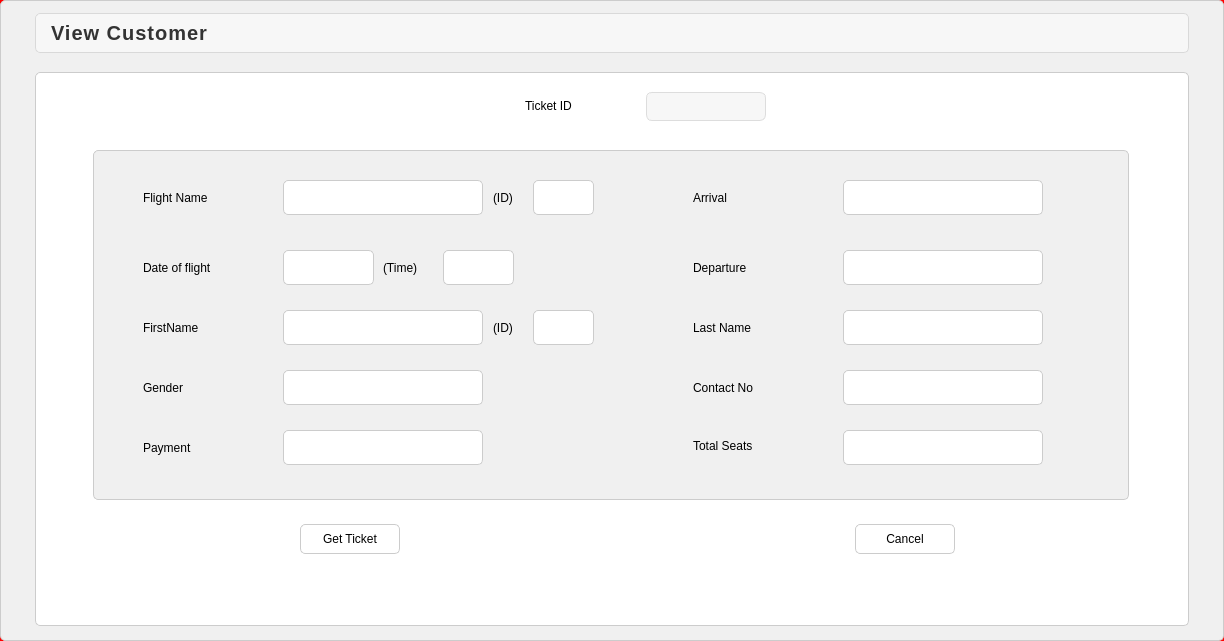
<?xml version="1.0" encoding="UTF-8"?>
<ui version="4.0">
 <class>ViewTicket</class>
 <widget class="QWidget" name="ViewTicket">
  <property name="geometry">
   <rect>
    <x>0</x>
    <y>0</y>
    <width>1224</width>
    <height>641</height>
   </rect>
  </property>
  <property name="windowTitle">
   <string>Form</string>
  </property>
  <property name="styleSheet">
   <string notr="true">background-color: rgb(255, 0, 0);</string>
  </property>
  <layout class="QHBoxLayout" name="horizontalLayout">
   <property name="leftMargin">
    <number>0</number>
   </property>
   <property name="topMargin">
    <number>0</number>
   </property>
   <property name="rightMargin">
    <number>0</number>
   </property>
   <property name="bottomMargin">
    <number>0</number>
   </property>
   <item>
    <widget class="QFrame" name="frame_2">
     <property name="styleSheet">
      <string notr="true">background-color: #f0f0f0;
border: 1px solid #ccc;
border-radius: 5px;
background-image: url(:/ing/ViewTickImg.png);
background-repeat: no-repeat;
background-position: center;</string>
     </property>
     <property name="frameShape">
      <enum>QFrame::StyledPanel</enum>
     </property>
     <property name="frameShadow">
      <enum>QFrame::Raised</enum>
     </property>
     <layout class="QGridLayout" name="gridLayout_2">
      <item row="0" column="0">
       <widget class="QLabel" name="label_15">
        <property name="minimumSize">
         <size>
          <width>265</width>
          <height>50</height>
         </size>
        </property>
        <property name="maximumSize">
         <size>
          <width>12000000</width>
          <height>50</height>
         </size>
        </property>
        <property name="styleSheet">
         <string notr="true">QLabel#label_15 {
background:none;
    background-color: #f7f7f7; /* Light grey background */
    color: #333333; /* Dark grey text */
    border: 1px solid #d9d9d9; /* Light grey border */
    border-radius: 5px; /* Rounded corners */
    padding: 5px 10px; /* Padding around the text */
    font-size: 20px; /* Font size appropriate for the label size */
    font-weight: bold; /* Bold text */
    text-align: center; /* Center the text */
    box-shadow: 0 2px 4px rgba(0, 0, 0, 0.1); /* Subtle shadow effect */
    margin-bottom: 10px; /* Space below the label */
    letter-spacing: 1px; /* Spacing between letters */
    height: 30px; /* Explicit height for the label */
}

</string>
        </property>
        <property name="text">
         <string>View Customer</string>
        </property>
       </widget>
      </item>
      <item row="1" column="0">
       <widget class="QFrame" name="frame_3">
        <property name="minimumSize">
         <size>
          <width>1154</width>
          <height>554</height>
         </size>
        </property>
        <property name="maximumSize">
         <size>
          <width>1154</width>
          <height>554</height>
         </size>
        </property>
        <property name="styleSheet">
         <string notr="true">background:none;background-color: rgb(255, 255, 255);</string>
        </property>
        <property name="frameShape">
         <enum>QFrame::StyledPanel</enum>
        </property>
        <property name="frameShadow">
         <enum>QFrame::Raised</enum>
        </property>
        <layout class="QGridLayout" name="gridLayout">
         <property name="leftMargin">
          <number>0</number>
         </property>
         <property name="topMargin">
          <number>0</number>
         </property>
         <property name="rightMargin">
          <number>0</number>
         </property>
         <property name="bottomMargin">
          <number>0</number>
         </property>
         <item row="0" column="0" rowspan="4">
          <widget class="QFrame" name="frame_7">
           <property name="minimumSize">
            <size>
             <width>51</width>
             <height>511</height>
            </size>
           </property>
           <property name="maximumSize">
            <size>
             <width>51</width>
             <height>511</height>
            </size>
           </property>
           <property name="styleSheet">
            <string notr="true">border:none;</string>
           </property>
           <property name="frameShape">
            <enum>QFrame::StyledPanel</enum>
           </property>
           <property name="frameShadow">
            <enum>QFrame::Raised</enum>
           </property>
          </widget>
         </item>
         <item row="2" column="3">
          <widget class="QPushButton" name="VT_GetTicket">
           <property name="minimumSize">
            <size>
             <width>100</width>
             <height>30</height>
            </size>
           </property>
           <property name="maximumSize">
            <size>
             <width>100</width>
             <height>30</height>
            </size>
           </property>
           <property name="styleSheet">
            <string notr="true">QPushButton{
background:none;
}

QPushButton:hover{
	color: rgb(255, 255, 255);
	background-color: rgb(0, 0, 0);
}
</string>
           </property>
           <property name="text">
            <string>Get Ticket</string>
           </property>
          </widget>
         </item>
         <item row="0" column="11" rowspan="4">
          <widget class="QFrame" name="frame_8">
           <property name="minimumSize">
            <size>
             <width>51</width>
             <height>511</height>
            </size>
           </property>
           <property name="maximumSize">
            <size>
             <width>51</width>
             <height>511</height>
            </size>
           </property>
           <property name="styleSheet">
            <string notr="true">border:none;</string>
           </property>
           <property name="frameShape">
            <enum>QFrame::StyledPanel</enum>
           </property>
           <property name="frameShadow">
            <enum>QFrame::Raised</enum>
           </property>
          </widget>
         </item>
         <item row="2" column="8">
          <widget class="QPushButton" name="Cancel">
           <property name="minimumSize">
            <size>
             <width>100</width>
             <height>30</height>
            </size>
           </property>
           <property name="maximumSize">
            <size>
             <width>100</width>
             <height>30</height>
            </size>
           </property>
           <property name="styleSheet">
            <string notr="true">QPushButton{
background:none;
}

QPushButton:hover{
	color: rgb(255, 255, 255);
	background-color: rgb(0, 0, 0);
}
</string>
           </property>
           <property name="text">
            <string>Cancel</string>
           </property>
          </widget>
         </item>
         <item row="3" column="5">
          <widget class="QLabel" name="worrning">
           <property name="minimumSize">
            <size>
             <width>170</width>
             <height>30</height>
            </size>
           </property>
           <property name="maximumSize">
            <size>
             <width>170</width>
             <height>30</height>
            </size>
           </property>
           <property name="styleSheet">
            <string notr="true">border:none;font: 10pt &quot;Segoe UI&quot;;</string>
           </property>
           <property name="text">
            <string/>
           </property>
          </widget>
         </item>
         <item row="0" column="6">
          <widget class="QLineEdit" name="VT_TicketID">
           <property name="minimumSize">
            <size>
             <width>120</width>
             <height>30</height>
            </size>
           </property>
           <property name="maximumSize">
            <size>
             <width>120</width>
             <height>30</height>
            </size>
           </property>
           <property name="styleSheet">
            <string notr="true">background-color: #f7f7f7;
    border: 1px solid #ddd;
    border-radius: 6px;
    padding: 1px;
    margin-top: 1px;
    box-shadow: 0 2px 4px rgba(0, 0, 0, 0.1); 
color: rgb(0, 0, 0);</string>
           </property>
          </widget>
         </item>
         <item row="0" column="5">
          <widget class="QLabel" name="label">
           <property name="minimumSize">
            <size>
             <width>90</width>
             <height>30</height>
            </size>
           </property>
           <property name="maximumSize">
            <size>
             <width>90</width>
             <height>30</height>
            </size>
           </property>
           <property name="styleSheet">
            <string notr="true">border:none;
font: 10pt &quot;Arial&quot;;
background:none;</string>
           </property>
           <property name="text">
            <string>Ticket ID</string>
           </property>
          </widget>
         </item>
         <item row="1" column="1" colspan="10">
          <widget class="QFrame" name="frame">
           <property name="minimumSize">
            <size>
             <width>1036</width>
             <height>350</height>
            </size>
           </property>
           <property name="maximumSize">
            <size>
             <width>1036</width>
             <height>350</height>
            </size>
           </property>
           <property name="styleSheet">
            <string notr="true">background-color: #f0f0f0;
border: 1px solid #ccc;
border-radius: 5px;</string>
           </property>
           <property name="frameShape">
            <enum>QFrame::StyledPanel</enum>
           </property>
           <property name="frameShadow">
            <enum>QFrame::Raised</enum>
           </property>
           <widget class="QLabel" name="label_3">
            <property name="geometry">
             <rect>
              <x>50</x>
              <y>220</y>
              <width>100</width>
              <height>35</height>
             </rect>
            </property>
            <property name="styleSheet">
             <string notr="true">border:none;
color: rgb(0, 0, 0);
font: 10pt &quot;Segoe UI&quot;;</string>
            </property>
            <property name="text">
             <string>Gender</string>
            </property>
           </widget>
           <widget class="QLabel" name="label_4">
            <property name="geometry">
             <rect>
              <x>50</x>
              <y>160</y>
              <width>100</width>
              <height>35</height>
             </rect>
            </property>
            <property name="styleSheet">
             <string notr="true">border:none;
color: rgb(0, 0, 0);
font: 10pt &quot;Segoe UI&quot;;</string>
            </property>
            <property name="text">
             <string>FirstName</string>
            </property>
           </widget>
           <widget class="QLabel" name="label_5">
            <property name="geometry">
             <rect>
              <x>600</x>
              <y>30</y>
              <width>100</width>
              <height>35</height>
             </rect>
            </property>
            <property name="styleSheet">
             <string notr="true">border:none;
color: rgb(0, 0, 0);
font: 10pt &quot;Segoe UI&quot;;</string>
            </property>
            <property name="text">
             <string>Arrival</string>
            </property>
           </widget>
           <widget class="QLabel" name="label_6">
            <property name="geometry">
             <rect>
              <x>600</x>
              <y>100</y>
              <width>100</width>
              <height>35</height>
             </rect>
            </property>
            <property name="styleSheet">
             <string notr="true">border:none;
color: rgb(0, 0, 0);
font: 10pt &quot;Segoe UI&quot;;</string>
            </property>
            <property name="text">
             <string>Departure</string>
            </property>
           </widget>
           <widget class="QLabel" name="label_7">
            <property name="geometry">
             <rect>
              <x>600</x>
              <y>160</y>
              <width>100</width>
              <height>35</height>
             </rect>
            </property>
            <property name="styleSheet">
             <string notr="true">border:none;
color: rgb(0, 0, 0);
font: 10pt &quot;Segoe UI&quot;;</string>
            </property>
            <property name="text">
             <string>Last Name</string>
            </property>
           </widget>
           <widget class="QLabel" name="label_8">
            <property name="geometry">
             <rect>
              <x>50</x>
              <y>30</y>
              <width>100</width>
              <height>35</height>
             </rect>
            </property>
            <property name="styleSheet">
             <string notr="true">border:none;
color: rgb(0, 0, 0);
font: 10pt &quot;Segoe UI&quot;;</string>
            </property>
            <property name="text">
             <string>Flight Name</string>
            </property>
           </widget>
           <widget class="QLabel" name="VT_FlightName">
            <property name="geometry">
             <rect>
              <x>190</x>
              <y>30</y>
              <width>200</width>
              <height>35</height>
             </rect>
            </property>
            <property name="styleSheet">
             <string notr="true">background-color: rgb(255, 255, 255);
font: 10pt &quot;Segoe UI&quot;;</string>
            </property>
            <property name="text">
             <string/>
            </property>
           </widget>
           <widget class="QLabel" name="VT_DOF">
            <property name="geometry">
             <rect>
              <x>190</x>
              <y>100</y>
              <width>91</width>
              <height>35</height>
             </rect>
            </property>
            <property name="styleSheet">
             <string notr="true">background-color: rgb(255, 255, 255);
font: 10pt &quot;Segoe UI&quot;;
text-align:center;</string>
            </property>
            <property name="text">
             <string/>
            </property>
           </widget>
           <widget class="QLabel" name="VT_FirstName">
            <property name="geometry">
             <rect>
              <x>190</x>
              <y>160</y>
              <width>200</width>
              <height>35</height>
             </rect>
            </property>
            <property name="styleSheet">
             <string notr="true">background-color: rgb(255, 255, 255);
font: 10pt &quot;Segoe UI&quot;;</string>
            </property>
            <property name="text">
             <string/>
            </property>
           </widget>
           <widget class="QLabel" name="VT_Arrival">
            <property name="geometry">
             <rect>
              <x>750</x>
              <y>30</y>
              <width>200</width>
              <height>35</height>
             </rect>
            </property>
            <property name="styleSheet">
             <string notr="true">background-color: rgb(255, 255, 255);
font: 10pt &quot;Segoe UI&quot;;</string>
            </property>
            <property name="text">
             <string/>
            </property>
           </widget>
           <widget class="QLabel" name="VT_Departure">
            <property name="geometry">
             <rect>
              <x>750</x>
              <y>100</y>
              <width>200</width>
              <height>35</height>
             </rect>
            </property>
            <property name="styleSheet">
             <string notr="true">background-color: rgb(255, 255, 255);
font: 10pt &quot;Segoe UI&quot;;</string>
            </property>
            <property name="text">
             <string/>
            </property>
           </widget>
           <widget class="QLabel" name="VT_LastName">
            <property name="geometry">
             <rect>
              <x>750</x>
              <y>160</y>
              <width>200</width>
              <height>35</height>
             </rect>
            </property>
            <property name="styleSheet">
             <string notr="true">background-color: rgb(255, 255, 255);
font: 10pt &quot;Segoe UI&quot;;</string>
            </property>
            <property name="text">
             <string/>
            </property>
           </widget>
           <widget class="QLabel" name="VT_Gender">
            <property name="geometry">
             <rect>
              <x>190</x>
              <y>220</y>
              <width>200</width>
              <height>35</height>
             </rect>
            </property>
            <property name="styleSheet">
             <string notr="true">background-color: rgb(255, 255, 255);
font: 10pt &quot;Segoe UI&quot;;</string>
            </property>
            <property name="text">
             <string/>
            </property>
           </widget>
           <widget class="QLabel" name="label_9">
            <property name="geometry">
             <rect>
              <x>50</x>
              <y>100</y>
              <width>111</width>
              <height>35</height>
             </rect>
            </property>
            <property name="styleSheet">
             <string notr="true">border:none;
color: rgb(0, 0, 0);
font: 10pt &quot;Segoe UI&quot;;</string>
            </property>
            <property name="text">
             <string>Date of flight</string>
            </property>
           </widget>
           <widget class="QLabel" name="label_10">
            <property name="geometry">
             <rect>
              <x>600</x>
              <y>220</y>
              <width>100</width>
              <height>35</height>
             </rect>
            </property>
            <property name="styleSheet">
             <string notr="true">border:none;
color: rgb(0, 0, 0);
font: 10pt &quot;Segoe UI&quot;;</string>
            </property>
            <property name="text">
             <string>Contact No</string>
            </property>
           </widget>
           <widget class="QLabel" name="VT_ContactNo">
            <property name="geometry">
             <rect>
              <x>750</x>
              <y>220</y>
              <width>200</width>
              <height>35</height>
             </rect>
            </property>
            <property name="styleSheet">
             <string notr="true">background-color: rgb(255, 255, 255);
font: 10pt &quot;Segoe UI&quot;;</string>
            </property>
            <property name="text">
             <string/>
            </property>
           </widget>
           <widget class="QLabel" name="VT_FlightID">
            <property name="geometry">
             <rect>
              <x>440</x>
              <y>30</y>
              <width>61</width>
              <height>35</height>
             </rect>
            </property>
            <property name="styleSheet">
             <string notr="true">background-color: rgb(255, 255, 255);
font: 10pt &quot;Segoe UI&quot;;</string>
            </property>
            <property name="text">
             <string/>
            </property>
           </widget>
           <widget class="QLabel" name="label_11">
            <property name="geometry">
             <rect>
              <x>400</x>
              <y>30</y>
              <width>31</width>
              <height>35</height>
             </rect>
            </property>
            <property name="styleSheet">
             <string notr="true">border:none;
color: rgb(0, 0, 0);
font: 10pt &quot;Segoe UI&quot;;</string>
            </property>
            <property name="text">
             <string>(ID)</string>
            </property>
           </widget>
           <widget class="QLabel" name="label_12">
            <property name="geometry">
             <rect>
              <x>400</x>
              <y>160</y>
              <width>31</width>
              <height>35</height>
             </rect>
            </property>
            <property name="styleSheet">
             <string notr="true">border:none;
color: rgb(0, 0, 0);
font: 10pt &quot;Segoe UI&quot;;</string>
            </property>
            <property name="text">
             <string>(ID)</string>
            </property>
           </widget>
           <widget class="QLabel" name="VT_CustomerID">
            <property name="geometry">
             <rect>
              <x>440</x>
              <y>160</y>
              <width>61</width>
              <height>35</height>
             </rect>
            </property>
            <property name="styleSheet">
             <string notr="true">background-color: rgb(255, 255, 255);
font: 10pt &quot;Segoe UI&quot;;</string>
            </property>
            <property name="text">
             <string/>
            </property>
           </widget>
           <widget class="QLabel" name="label_13">
            <property name="geometry">
             <rect>
              <x>290</x>
              <y>100</y>
              <width>51</width>
              <height>35</height>
             </rect>
            </property>
            <property name="styleSheet">
             <string notr="true">border:none;
color: rgb(0, 0, 0);
font: 10pt &quot;Segoe UI&quot;;
</string>
            </property>
            <property name="text">
             <string>(Time)</string>
            </property>
           </widget>
           <widget class="QLabel" name="VT_TOF">
            <property name="geometry">
             <rect>
              <x>350</x>
              <y>100</y>
              <width>71</width>
              <height>35</height>
             </rect>
            </property>
            <property name="styleSheet">
             <string notr="true">background-color: rgb(255, 255, 255);
font: 10pt &quot;Segoe UI&quot;;
text-align:center;</string>
            </property>
            <property name="text">
             <string/>
            </property>
           </widget>
           <widget class="QLabel" name="label_14">
            <property name="geometry">
             <rect>
              <x>50</x>
              <y>280</y>
              <width>100</width>
              <height>35</height>
             </rect>
            </property>
            <property name="styleSheet">
             <string notr="true">border:none;
color: rgb(0, 0, 0);
font: 10pt &quot;Segoe UI&quot;;</string>
            </property>
            <property name="text">
             <string>Payment</string>
            </property>
           </widget>
           <widget class="QLabel" name="VT_Payment">
            <property name="geometry">
             <rect>
              <x>190</x>
              <y>280</y>
              <width>200</width>
              <height>35</height>
             </rect>
            </property>
            <property name="styleSheet">
             <string notr="true">background-color: rgb(255, 255, 255);
font: 10pt &quot;Segoe UI&quot;;</string>
            </property>
            <property name="text">
             <string/>
            </property>
           </widget>
           <widget class="QLabel" name="label_2">
            <property name="geometry">
             <rect>
              <x>600</x>
              <y>280</y>
              <width>101</width>
              <height>31</height>
             </rect>
            </property>
            <property name="styleSheet">
             <string notr="true">
border:none;
color: rgb(0, 0, 0);
font: 10pt &quot;Segoe UI&quot;;</string>
            </property>
            <property name="text">
             <string>Total Seats</string>
            </property>
           </widget>
           <widget class="QLabel" name="VT_TotalSeats">
            <property name="geometry">
             <rect>
              <x>750</x>
              <y>280</y>
              <width>200</width>
              <height>35</height>
             </rect>
            </property>
            <property name="styleSheet">
             <string notr="true">background-color: rgb(255, 255, 255);
font: 10pt &quot;Segoe UI&quot;;</string>
            </property>
            <property name="text">
             <string/>
            </property>
           </widget>
          </widget>
         </item>
         <item row="3" column="2" colspan="3">
          <widget class="QFrame" name="frame_4">
           <property name="minimumSize">
            <size>
             <width>338</width>
             <height>0</height>
            </size>
           </property>
           <property name="styleSheet">
            <string notr="true">border:none;</string>
           </property>
           <property name="frameShape">
            <enum>QFrame::StyledPanel</enum>
           </property>
           <property name="frameShadow">
            <enum>QFrame::Raised</enum>
           </property>
          </widget>
         </item>
         <item row="3" column="7" colspan="3">
          <widget class="QFrame" name="frame_5">
           <property name="styleSheet">
            <string notr="true">border:none;</string>
           </property>
           <property name="frameShape">
            <enum>QFrame::StyledPanel</enum>
           </property>
           <property name="frameShadow">
            <enum>QFrame::Raised</enum>
           </property>
          </widget>
         </item>
        </layout>
       </widget>
      </item>
     </layout>
    </widget>
   </item>
  </layout>
 </widget>
 <resources/>
 <connections/>
</ui>
